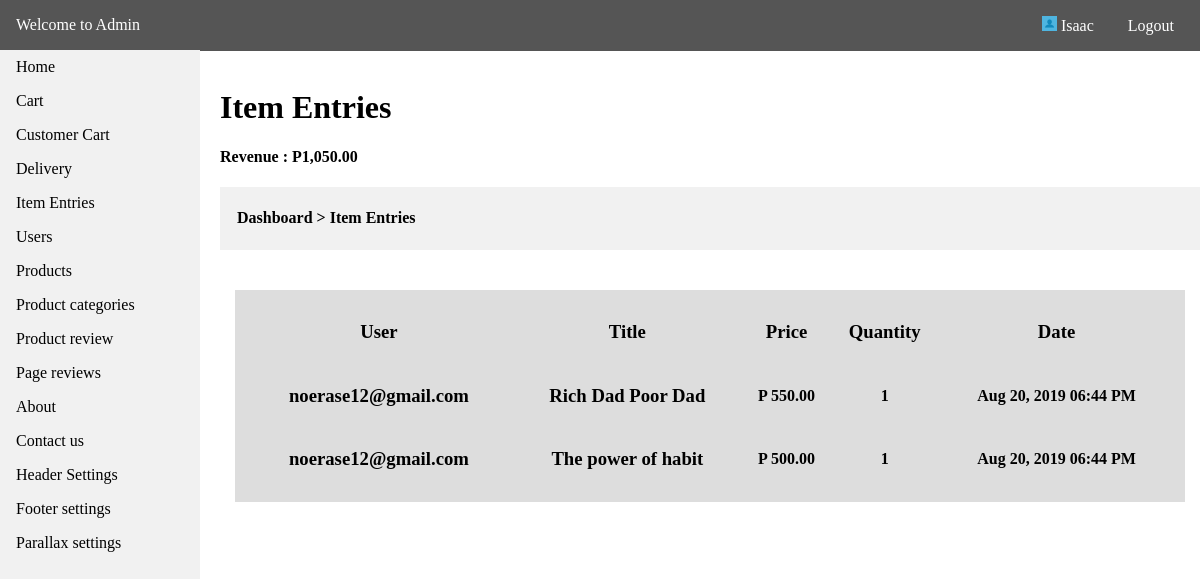
/admin/item_entries.php (signed in), run on the app's committed database.
### tables this page shows
CREATE TABLE `tbl_menus` (
  `id` int(11) NOT NULL,
  `menu_name` varchar(255) NOT NULL,
  `menu_link` varchar(255) NOT NULL,
  `date_created` datetime NOT NULL DEFAULT CURRENT_TIMESTAMP
);

CREATE TABLE `tbl_customer_received` (
  `id` int(11) NOT NULL,
  `ref_id` int(11) NOT NULL,
  `ref_id2` int(11) NOT NULL,
  `user_name` varchar(255) NOT NULL,
  `title` varchar(255) NOT NULL,
  `price` int(11) NOT NULL,
  `quantity` int(11) NOT NULL,
  `date_created` datetime NOT NULL DEFAULT CURRENT_TIMESTAMP
);

### api/dbh.php (called while the page is built, shortened)
<?php
class dbh {
    public function __construct() {
        $this->servername = HOST;
        $this->username = USER;
        $this->password = PASS;
        $this->dbname = DBNAME;
        $this->conn = mysqli_connect($this->servername,$this->username,$this->password,$this->dbname);
    }
}
?>

### config.php (called while the page is built, shortened)
<?php
include API.'dbh.php';
include API.'viewUser.php';
$viewUser = new ViewUser;
?>

### api/viewUser.php (called while the page is built, shortened)
<?php
class ViewUser extends User {
    public function get_data($get_table) {
        $query = "SELECT * FROM ".$get_table." ORDER BY id DESC";
        $res = mysqli_query($this->conn,$query);
        return $res;
    }
    public function get_query($query) {
        $res = mysqli_query($this->conn,$query);
        return $res;
    }
    public function datetime($string) {
        $date_format = "M d, Y h:i A";
        $date_content = strtotime($string);
        $date = date($date_format, $date_content);
        return $date;
    }
}
?>

### admin/item_entries.php (the view, shortened to what this page needs)
<?php
include '../config.php';
?>
<!DOCTYPE html>
<html>
<head>
    <link rel="stylesheet" type="text/css" media="screen" href="admin_css/main.css" />
</head>
<body>
<?php
include 'require/nav.php';
$sql = "SELECT sum(price) FROM tbl_customer_received";
$res = $viewUser->get_query($sql);
foreach($res as $row) {
    $tot_price = $row['sum(price)'];
    $tot = number_format($tot_price,2);
}
?>
<div class="container">
    <br>
<h1>Item Entries</h1>
<h4>Revenue : P<?php echo $tot;?></h4>
<div style="background-color:#f1f1f1;padding:1px;"><h4>&nbsp &nbsp <a style="color:#000;text-decoration:none;" href="<?php echo ADMIN_URL;?>">Dashboard</a> > Item Entries</h4></div>
    <div class="content">
        <div class="row">
            <div style="padding: 20px;">
                <div style="padding:10px;width:100%;background-color:#ddd;">
<?php
$tbl = "tbl_customer_received";
$res_received = $viewUser->get_data($tbl);
?>
        <table style="width:100%;">
            <tr class="menus">
                <th><h3>User</h3></th>
                <th><h3>Title</h3></th>
                <th><h3>Price</h3></th>
                <th><h3>Quantity</h3></th>
                <th><h3>Date</h3></th>
            </tr>
    <?php
    foreach($res_received as $row) {
        $title = $row['title'];
        $price = $row['price'];
        $pricee = number_format($price,2);
        $qty = $row['quantity'];
        $datee = $row['date_created'];
        $date = $viewUser->datetime($datee,2);
        $user = $row['user_name'];
        ?>
            <tr>
                <th><h3><?php echo $user; ?></h3></th>
                <th><h3><?php echo $title; ?></h3></th>
                <th><p>P <?php echo $pricee; ?></p></th>
                <th><p><?php echo $qty; ?></p></th>
                <th><p><?php echo $date; ?></p></th>
            </tr>
        <?php
    }
    ?>
        </table>
                </div>
            </div>
    </div>
    </div>
</div>
</body>
</html>

### admin/require/nav.php (shortened to what this page needs)
<div class="header">
    <p><a style="color:#fff;text-decoration:none;" href="<?php echo ADMIN_URL.'home.php';?>">Welcome to Admin</a></p>
    <div class="head-content">
        <p style="cursor:pointer;"><img src="<?php echo BASE_URL; ?>image/sample-image.jpg" style="height:15px;width:15px;" alt=""> <?php echo $_SESSION["admin"]; ?></p>
        <p><a style="color:#fff;text-decoration:none;" href="<?php echo ADMIN_URL.'logout.php';?>">Logout</a></p>
    </div>
</div>
<nav class="navi">
    <ul>
        <li><a href="<?php echo ADMIN_URL.'home.php';?>">Home</a></li>
    <?php
        $tbl = "SELECT * FROM tbl_menus";
        $res = $viewUser->get_query($tbl);
        while($row = $res->fetch_assoc()) {
            $menu = $row['menu_name'];
            $link = $row['menu_link'];
    ?>
        <li><a href="<?php echo ADMIN_URL.$link.'.php'; ?>"><?php echo ucfirst($menu); ?></a></li>
    <?php
        }
    ?>
    </ul>
</nav>

### admin/admin_css/main.css (style rules this page uses)
html { scroll-behavior: smooth; }
* { box-sizing: border-box; }
body { margin: 0; font-family: Cambria, Cochin, Georgia, Times, 'Times New Roman', serif; }
ul { list-style-type: none; margin: 0; padding: 0; width: 200px; top: 50px; background-color: #f1f1f1; position: fixed; height: 100%; overflow: auto; }
li a { display: block; color: #000; padding: 8px 16px; text-decoration: none; }
.header { background-color: #555; color:white; display: inline-block; width: 100%; position:fixed; top:0; padding: 16px; }
.header p { display: inline; }
.container { margin-top: 50px; margin-left: 220px; }
.content { margin-top: 20px; }
.head-content { position: relative; float:right; }
.head-content p { margin-left: 10px; padding: 10px; }
.row { margin: 0 -5px; }
.row:after { content: ""; display: table; clear: both; }

### data on the page
tbl_menus: menu_name "Cart"
tbl_menus: menu_name "Customer Cart"
tbl_menus: menu_name "Delivery"
tbl_menus: menu_name "Item Entries"
tbl_menus: menu_name "Users"
tbl_menus: menu_name "Products"
tbl_menus: menu_name "Product categories"
tbl_menus: menu_name "Product review"
tbl_menus: menu_name "Page reviews"
tbl_menus: menu_name "About"
tbl_menus: menu_name "Contact us"
tbl_menus: menu_name "Header Settings"
tbl_menus: menu_name "Footer settings"
tbl_menus: menu_name "Parallax settings"
tbl_customer_received: user_name "noerase12@gmail.com", title "Rich Dad Poor Dad", price "550.00", quantity "1", date_created "Aug 20, 2019 06:44 PM"
tbl_customer_received: user_name "noerase12@gmail.com", title "The power of habit", price "500.00", quantity "1", date_created "Aug 20, 2019 06:44 PM"

### other printed values
$_SESSION["admin"] "Isaac"
$tot "1,050.00"
